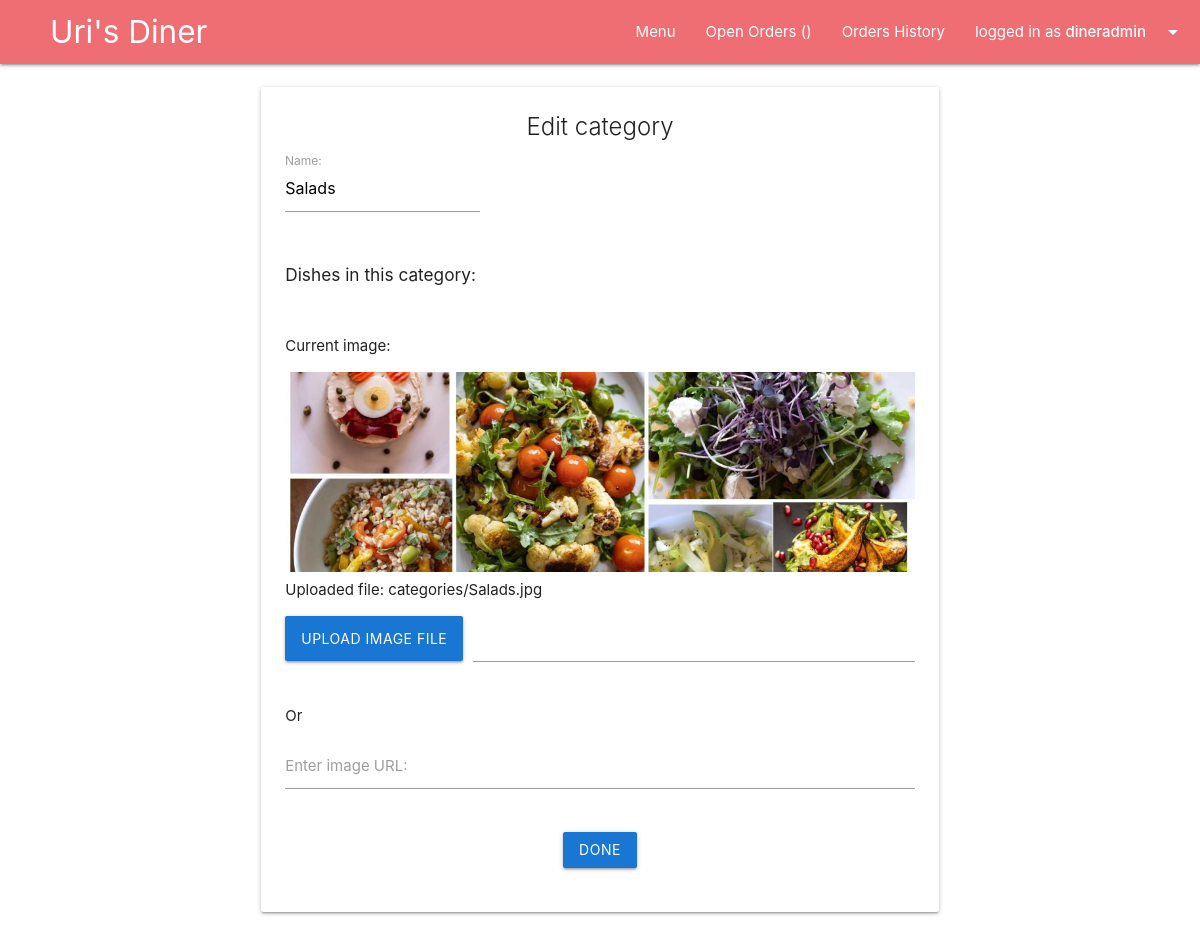
The page /backoffice/categories/edit/14 (signed in) on the database as committed earlier.
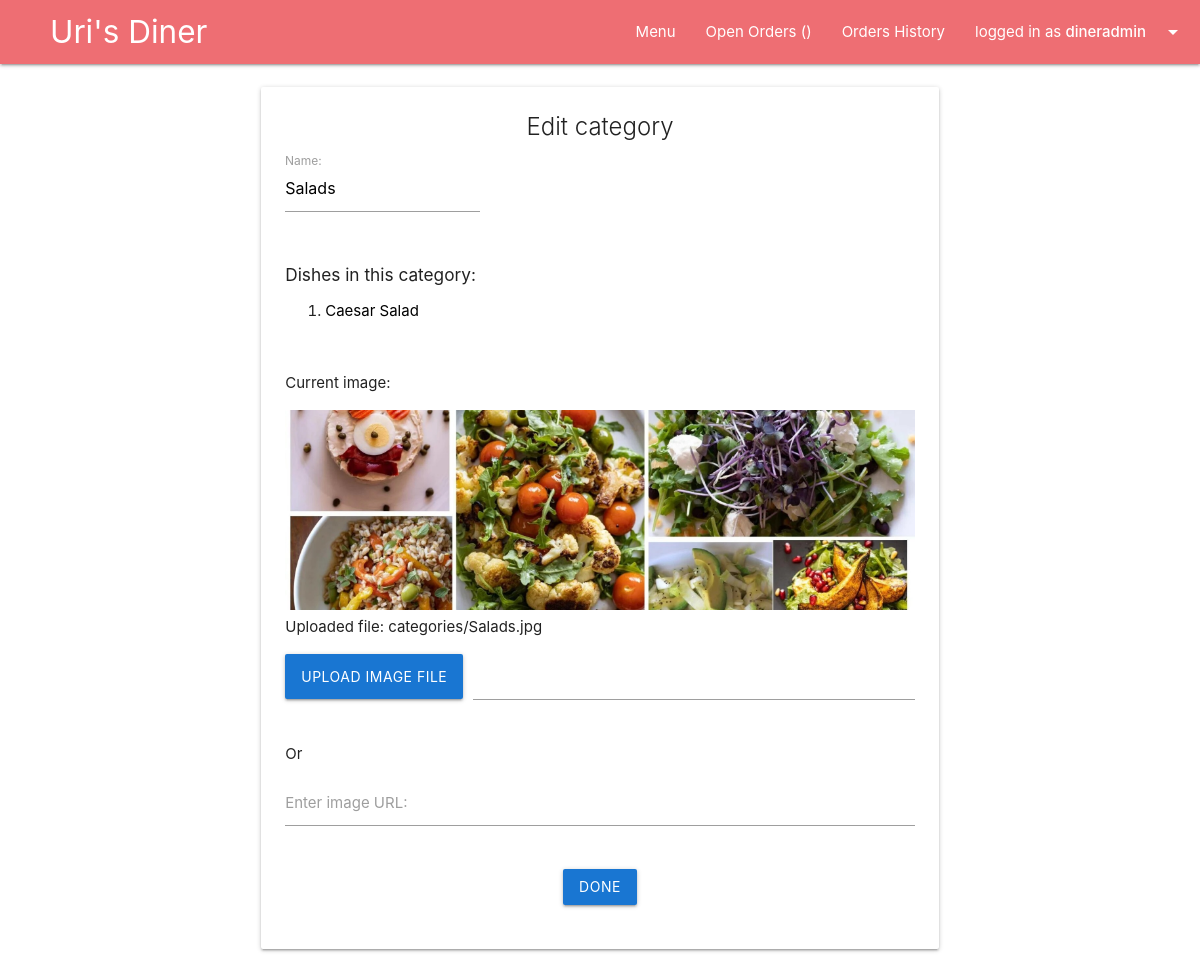
The same page on the database as committed later.
### main/models.py (models this page shows, shortened)
class Dish(models.Model):
    name = models.CharField(max_length=50, blank=False)
    price = models.DecimalField(max_digits=5, decimal_places=2, blank=False)
    description = models.CharField(max_length=300, blank=False)
    is_gluten_free = models.BooleanField(default=False)
    is_vegeterian = models.BooleanField(default=False)
    category = models.ForeignKey(Category, on_delete=models.CASCADE, limit_choices_to={'is_deleted':False})
    is_deleted = models.BooleanField(default=False)
    image_Url = models.URLField(null=True, blank=True)
    image_file = models.ImageField(upload_to=dish_image_path, null=True, blank=True)

### backoffice/views.py (the view)
# urls.py: path('categories/edit/<int:id>', views.edit_category, name="edit_category"),
@staff_member_required(login_url='backoffice_login')
def edit_category(request, id):
    try:
        category = Category.objects.get(id=id)
    except:
        return redirect('menu_all_categories')
    form = CategoryForm(instance=category)
    if request.method == 'POST':
        form = CategoryForm(request.POST, request.FILES, instance=category)
        if form.is_valid():
            form.save()
            return redirect('menu_all_categories')
    return render(request, 'backoffice/edit_category.html', {'form':form, 'category':category})

### main/forms.py
class CategoryForm(ModelForm):
    template_name = "forms/CategoryForm.html"
    class Meta:
        model = Category
        fields = ['name', 'image_file', 'image_Url']
        labels = {
            'image_file': 'Upload image file',
            'image_Url': 'Enter image URL'
        }
        help_texts = {
            'image_Url': 'Image upload is preferred and will take precedence if both an image URL and a file is supplied.'
        }
        widgets = {
            'image_file': forms.FileInput(),
        }

### main/context_processors.py (called while the page is built)
def site_wide_data(request):
    try:
        data = {
        'open_orders_number' : len(Cart.objects.filter(delivery__is_delivered=False)),
        'my_open_orders_number' : len(Delivery.objects.filter(order__user=request.user).filter(is_delivered=False)),
        'my_cart_items_number' : len(User.objects.get(id=request.user.id).cart_set.last().item_set.all())
        }
    except:
        data = {}
    return data

### backoffice/templates/backoffice/edit_category.html (shortened to what this page needs)
{% extends 'layouts/backoffice.html' %}
{% block backoffice-content %}
<div class="col l10 offset-l1">
  <div class="section">
    <div class="card">
      <div class="card-content">
        <div class="center-align">
          <strong class="card-title">Edit category</strong>
        </div>
        <form action="{% url 'edit_category' id=category.id %}" method="POST" enctype="multipart/form-data" novalidate>
          {{form}}
          <div class="row">
            <div class="col l12 center-align">
              <input class="btn" type="submit" value="Done">
            </div>
          </div>
        </form>
      </div>
    </div>
  </div>
</div>
{% endblock backoffice-content %}

### templates/forms/CategoryForm.html (shortened to what this page needs)
<div class="row">
  <div class="col l4">
    <div class="input-field">
      {{form.name.label_tag}}{{form.name}}
    </div>
  </div>
</div>
{% if form.instance.id != None %}
<div class="row">
  <div class="col l12">
    <div>
      <h6>Dishes in this category:</h6>
      <ol>
        {% for dish in form.instance.dish_set.all %}
        {% if dish.is_deleted == False %}
        <li><a href="{% url 'edit_dish' id=dish.id %}">{{dish.name}}</a></li>
        {% endif %}
        {% endfor %}
      </ol>
    </div>
  </div>
</div>
{% endif %}
<div class="row">
  <div class="col l12">
    {% if form.instance.id != None %}
    <div class="section">
      <p>Current image:</p>
    </div>
    <div>
      {% if form.instance.image_file %}
      <div>
        <img class="category-img" src="{{form.instance.image_file.url}}" alt="">
      </div>
      Uploaded file: {{form.instance.image_file.name}}
      {% endif %}
    </div>
    {% endif %}
    <div class="file-field input-field">
      <div class="btn"><span>{{form.image_file.label}}</span></div>
      <div class="file-path-wrapper">
        <input class="file-path validate" type="text">
      </div>
    </div>
  </div>
</div>
<div>
  Or
</div>
<div class="row">
  <div class="col l12">
    <div class="input-field tooltipped" data-position="bottom"
      data-tooltip="{{form.image_Url.help_text}}">
      {{form.image_Url.label_tag}} {{form.image_Url}}
    </div>
  </div>
</div>

Rows that differ between the two databases and show on the page:
added Dish: name "Caesar Salad"
